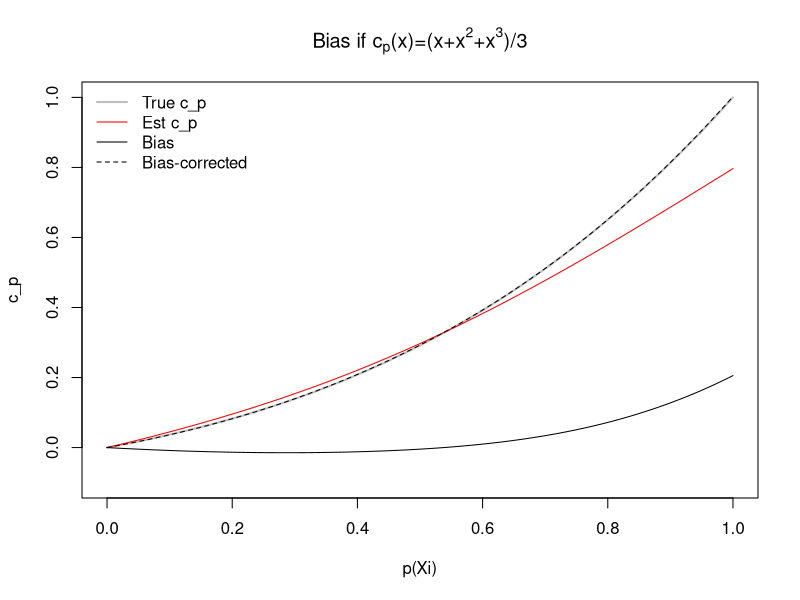
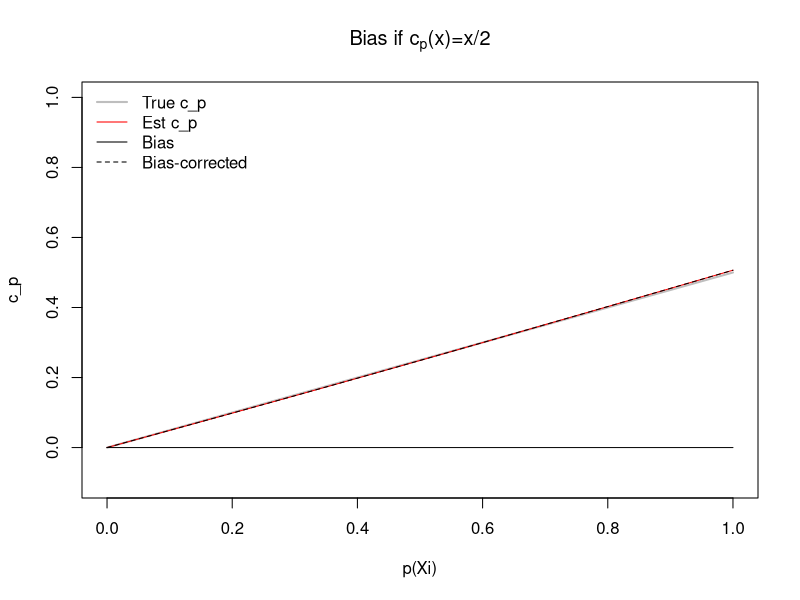
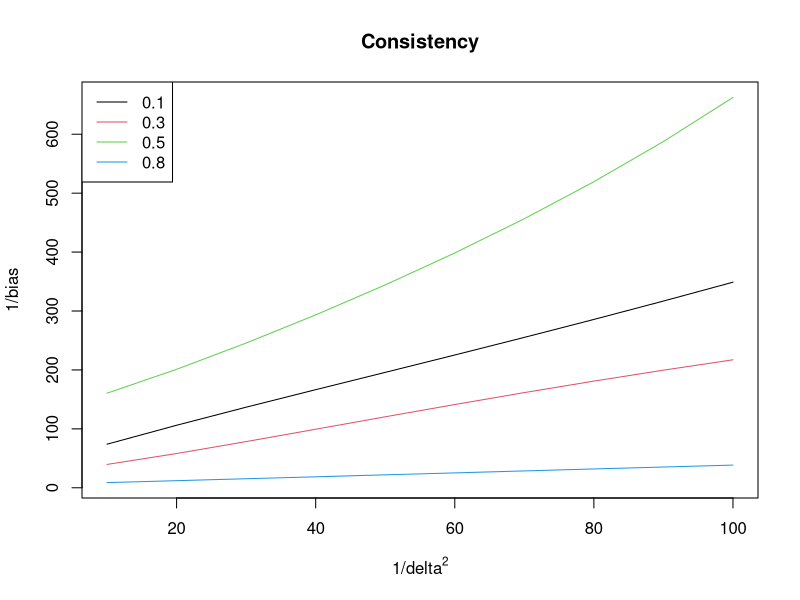

Reproduce these figures in R, in order. (Note: this script raises an error after producing the figures.)
## Quick simulation to check consistency, bias and variance of kernel-based calibration estimator
## James Liley, 1 May 2020

###################################################################
## Exact bias - cubic function                                   ##
###################################################################

# General parameters.
# N=number of observations (large); delta=kernel width (large for high bias)
# g=parameter of sampling distribution for p(Xi), xsamp=values p(Xi)
# kernel=kernel function, assumed symmetric and ergodic so ie K_delta(x,y)=kernel(x-y,width=delta)
N=c(100000); delta=0.2; g=1; 
xsamp=(1/g)-(1/g)*sqrt(runif(N))
kernel=function(x,width=delta[1]) dnorm(x,sd=width)

# PDF of distribution of p(Xi)
fz= function(z) 2*(1/g -z)*g^2 

# Link function: P(Y|Xi)=P(Y|cp(Xi))=Bernoulli(cp(p(Xi))), and derivative of link function. We are trying to estimate this.
cp=function(z) (z + z^2 + z^3)/3
dcp=function(z) (1 + 2*z + 3* z^2)/3

# Sample y
ysamp=rbinom(N,1,prob=cp(xsamp))

# Estimate c_p at these values
xp=seq(0,1,length=100)

# Estimate c_p
ox= outer(xp,xsamp,function(x,y) kernel(x-y,width=delta[1]))
x1= (ox %*% xsamp) # x1[i]= sum_i(K(xp,xsamp[i])*xsamp[i])
y1= (ox %*% ysamp) # y1[i]= sum_i(K(xp,xsamp[i])*ysamp[i])
cpe=xp*(y1/x1) # now y2[i]=hat(c_p)(xp[i])

# True c_p
cpt=cp(xp)

# Bias
bias_num=rowSums(outer(xp, xsamp, 
  function(x,y) kernel(x-y,width=delta[1])*(y*cp(x)-x*cp(y))))
bias=bias_num/x1


# Plot
plot(0,xlim=c(0,1),ylim=c(-0.1,1),type="n",xlab="p(Xi)",ylab="c_p",
  main=expression(paste("Bias if c"[p],"(x)=(x+x"^2,"+x"^3,")/3")))
lines(xp, cpt,lwd=2,col="gray")
lines(xp, cpe,col="red")
lines(xp,cpe+bias,col="black",lty=2)
lines(xp,bias)
legend("topleft",c("True c_p","Est c_p","Bias","Bias-corrected"),
  lwd=c(2,1,1,1),lty=c(1,1,1,2),col=c("gray","red","black","black"),bty="n")

# lines(x1/rowSums(ox),y1/rowSums(ox),col="blue") # Uncomment to also draw parametric version of plot




###################################################################
## Exact bias - linear function                                  ##
###################################################################

# General parameters.
# N=number of observations (large); delta=kernel width (large for high bias)
# g=parameter of sampling distribution for p(Xi), xsamp=values p(Xi)
# kernel=kernel function, assumed symmetric and ergodic so ie K_delta(x,y)=kernel(x-y,width=delta)
N=c(100000); delta=0.2; g=1; 
xsamp=(1/g)-(1/g)*sqrt(runif(N))
kernel=function(x,width=delta[1]) dnorm(x,sd=width)

# PDF of distribution of p(Xi)
fz= function(z) 2*(1/g -z)*g^2 

# Link function: P(Y|Xi)=P(Y|cp(Xi))=Bernoulli(cp(p(Xi))), and derivative of link function. We are trying to estimate this.
cp=function(z) z/2 
dcp=function(z) 1/2

# Sample y
ysamp=rbinom(N,1,prob=cp(xsamp))

# Estimate c_p at these values
xp=seq(0,1,length=100)

# Estimate c_p
ox= outer(xp,xsamp,function(x,y) kernel(x-y,width=delta[1]))
x1= (ox %*% xsamp) # x1[i]= sum_i(K(xp,xsamp[i])*xsamp[i])
y1= (ox %*% ysamp) # y1[i]= sum_i(K(xp,xsamp[i])*ysamp[i])
cpe=xp*(y1/x1) # now y2[i]=hat(c_p)(xp[i])

# True c_p
cpt=cp(xp)

# Bias
bias_num=rowSums(outer(xp, xsamp, 
  function(x,y) kernel(x-y,width=delta[1])*(y*cp(x)-x*cp(y))))
bias=bias_num/x1


# Unbiased if cp(x)= kx
plot(0,xlim=c(0,1),ylim=c(-0.1,1),type="n",xlab="p(Xi)",ylab="c_p",
  main=expression(paste("Bias if c"[p],"(x)=x/2")))
lines(xp, cpt,lwd=2,col="gray")
lines(xp, cpe,col="red")
lines(xp,cpe+bias,col="black",lty=2)
lines(xp,bias)
legend("topleft",c("True c_p","Est c_p","Bias","Bias-corrected"),
  lwd=c(2,1,1,1),lty=c(1,1,1,2),col=c("gray","red","black","black"),bty="n")





###################################################################
## Consistency                                                   ##
###################################################################

# General parameters.
# N=number of observations (large); delta=vector of kernel widths
# g=parameter of sampling distribution for p(Xi), xsamp=values p(Xi)
# kernel=kernel function, assumed symmetric and ergodic so ie K_delta(x,y)=kernel(x-y,width=delta)
N=c(1000000); delta=sqrt(1/seq(10,100,length=10)); g=1; 
xsamp=(1/g)-(1/g)*sqrt(runif(N))
kernel=function(x,width=delta[1]) dnorm(x,sd=width)

# PDF of distribution of p(Xi)
fz= function(z) 2*(1/g -z)*g^2 

# Link function: P(Y|Xi)=P(Y|cp(Xi))=Bernoulli(cp(p(Xi))), and derivative of link function. We are trying to estimate this.
cp=function(z) (z + z^2 + z^3)/3
dcp=function(z) (1 + 2*z + 3* z^2)/3

# Sample y
ysamp=rbinom(N,1,prob=cp(xsamp))


xp=c(0.1,0.3,0.5,0.8) # we'll estimate f(x) at x in xp


estcps=c()
for (i in 1:length(delta)) {
  ox= outer(xp,xsamp,function(x,y) kernel(x-y,width=delta[i]))
  x1= (ox %*% xsamp) # x1[i]= sum_i(K(xp,xsamp[i])*xsamp[i])
  y1= (ox %*% ysamp) # y1[i]= sum_i(K(xp,xsamp[i])*ysamp[i])
  y2=xp*(y1/x1) # now y2[i]=hat(c_p)(xp[i])
  estcps=cbind(estcps,as.vector(y2)) # assemble
}


yt=cp(xp)
estcps=abs(estcps-yt)

# Estimate is consistent as delta->0 and bias is O(1/delta^2). 
plot(0,xlim=range(1/delta^2),ylim=range(1/estcps),type="n",
  xlab=expression(paste("1/delta"^2)),ylab="1/bias",main="Consistency")
for (i in 1:dim(estcps)[1]) lines(1/delta^2,1/estcps[i,],col=i)
legend("topleft",legend=xp,lty=1,col=1:4)







###################################################################
## Standard error and confidence intervals                       ##
###################################################################

# General parameters
# N=number of observations; delta=kernel width, 
# g=parameter of sampling distribution for p(Xi), xsamp=values p(Xi)
# kernel=kernel function, assumed symmetric and ergodic so ie K_delta(x,y)=kernel(x-y,width=delta)
N=1000; delta=0.05; g=1; 
xsamp=(1/g)-(1/g)*sqrt(runif(N))
kernel=function(x,width=delta) dnorm(x,sd=width)

# PDF of distribution of p(Xi)
fz= function(z) 2*(1/g -z)*g^2 

# Link function: P(Y|Xi)=P(Y|cp(Xi))=Bernoulli(cp(p(Xi))), and derivative of link function. We are trying to estimate this.
cp=function(z) (z + z^2 + z^3)/3
dcp=function(z) (1 + 2*z + 3* z^2)/3

y2z=c()

# We compute confidence intervals conditioning on X so we fix xsamp
xp=seq(0,1,length.out=100) # we'll estimate f(x) at x in xp
ox= outer(xp,xsamp,function(x,y) kernel(x-y,width=delta))
x1= (ox %*% xsamp) # x1[i]= sum_i(K(xp,xsamp[i])*xsamp[i])

# Resample Y 100 times to empirically estimate standard error conditioning on X
for (i in 1:100) {
  ysamp=rbinom(N,1,prob=cp(xsamp))
  y1= (ox %*% ysamp) # y1[i]= sum_i(K(xp,xsamp[i])*ysamp[i])
  y2=xp*(y1/x1) # now y2[i]=hat(c_p)(xp[i])
  y2z=rbind(y2z,as.vector(y2)) # assemble
}



# Bias assuming c_p(x) = kx + k2 x^2, k2<1/2
k2=1/2
bias_num=k2*rowSums(outer(xp, xsamp, 
  function(x,y) kernel(x-y,width=delta[1])*(x^2* y  - x* y^2)))
bias=abs(bias_num/x1)


# Now do a single resample of Y, and we'll estimate the confidence envelope
ysamp=rbinom(N,1,prob=f(xsamp))
y1= (ox %*% ysamp) #/rowSums(ox)
y2=xp*(y1/x1)

xx=xsamp*(1-xsamp)
xs2=((ox^2) %*% xx) # Estimated standard error 

yse=(xp^2)*xs2/((ox %*% xsamp)^2)

plot(0,xlim=c(0,1),ylim=c(0,1),type="n",xlab="p(Xi)",ylab="c_p")
for (i in 1:dim(y2z)[1]) lines(xp,y2z[i,],col="gray")
lines(xp, f(xp),lwd=2)
lines(xp, y2,col="red")
lines(xp,y2-bias-sqrt(yse),col="red",lty=2)
lines(xp,y2+bias+sqrt(yse),col="red",lty=2)
legend("topleft",legend=c("True c_p","100 Est c_ps","Est c_p","+/-SE"),
  col=c("black","gray","red","red"),lty=c(1,1,1,2),bty="n")






